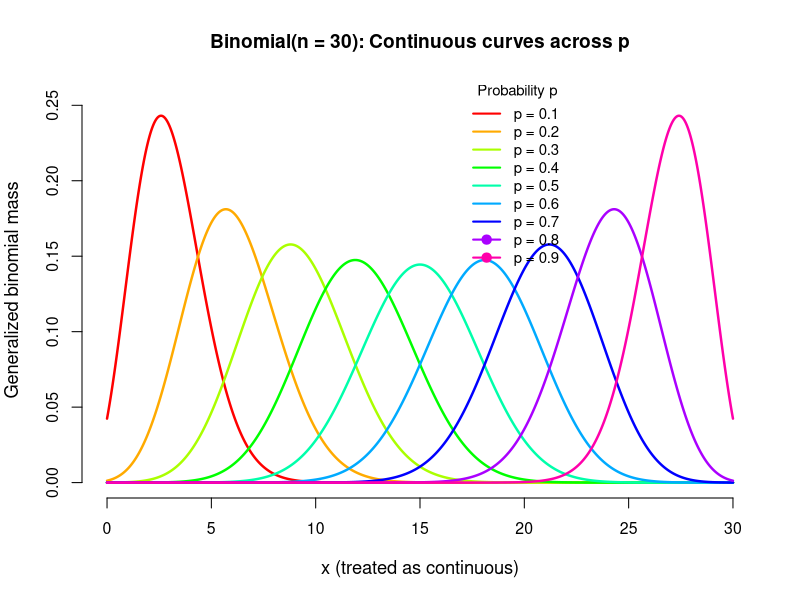

This chart was generated by the following R code:
# ----- Parameters you can tweak -----
n <- 30                 # number of trials
ps <- seq(0.1, 0.9, by = 0.1)  # p values from 0 to 1 in steps of 0.1
res <- 1200             # resolution for the smooth x grid

# ----- Continuous (Gamma-extended) binomial mass -----
# f(x; n, p) = C(n, x) * p^x * (1-p)^(n-x) with C(n, x) via Gamma
cbinom <- function(x, n, p) {
  # handle open-interval case for numerical stability
  logf <- lgamma(n + 1) - lgamma(x + 1) - lgamma(n - x + 1) +
          x * log(p) + (n - x) * log1p(-p)
  exp(logf)
}
cols <- grDevices::rainbow(length(ps))

# ----- Prepare x grid and y-limits -----
x <- seq(0, n, length.out = res)
# Compute a safe y-maximum across p in (0,1); include 1 for the degenerate edges p=0,1
mid_ps <- ps[ps > 0 & ps < 1]
ymax <- if (length(mid_ps)) {
  max(sapply(mid_ps, function(p) max(cbinom(x, n, p))), na.rm = TRUE)
} else 0
ymax <- max(0, ymax) * 1.05  # a bit of headroom


# ----- Base plot scaffold -----
op <- par(mar = c(5, 5, 3.5, 10), xaxs = "i", yaxs = "i")  # extra right margin for legend
on.exit(par(op), add = TRUE)

plot(NA, xlim = c(0, n), ylim = c(0, ymax),
     xlab = "x (treated as continuous)",
     ylab = "Generalized binomial mass",
     main = sprintf("Binomial(n = %d): Continuous curves across p", n),
     cex.main = 1.15, cex.lab = 1.1, cex.axis = 0.95, bty = "n")

# ----- Draw curves for each p -----
for (i in seq_along(ps)) {
  p <- ps[i]
  col_i <- cols[i]
  if (p == 0) {
    # Degenerate at x = 0 with mass 1
    points(0, 1, pch = 19, col = col_i, cex = 1.3)
  } else if (p == 1) {
    # Degenerate at x = n with mass 1
    points(n, 1, pch = 19, col = col_i, cex = 1.3)
  } else {
    lines(x, cbinom(x, n, p), col = col_i, lwd = 2.4)
  }
}

# ----- Legend (placed in right margin) -----
par(xpd = NA)  # allow drawing in the margin
legend(x = par("usr")[2], y = ymax,
       legend = sprintf("p = %.1f", ps),
       col = cols, lwd = 2.0, pch = c(rep(NA, length(ps) - 2), 19, 19),
       pt.cex = 1.1, bty = "n", xjust = 3, yjust = 0.9,
       title = "Probability p", cex = 0.9)

